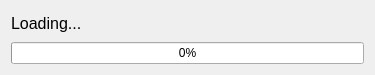
<?xml version="1.0" encoding="UTF-8"?>
<ui version="4.0">
 <class>dialogProcessing</class>
 <widget class="QDialog" name="dialogProcessing">
  <property name="geometry">
   <rect>
    <x>0</x>
    <y>0</y>
    <width>375</width>
    <height>75</height>
   </rect>
  </property>
  <property name="sizePolicy">
   <sizepolicy hsizetype="Fixed" vsizetype="Fixed">
    <horstretch>0</horstretch>
    <verstretch>0</verstretch>
   </sizepolicy>
  </property>
  <property name="minimumSize">
   <size>
    <width>300</width>
    <height>75</height>
   </size>
  </property>
  <property name="windowTitle">
   <string>eyeplus | Please Wait</string>
  </property>
  <layout class="QVBoxLayout" name="verticalLayout">
   <item>
    <widget class="QLabel" name="labelProcessing">
     <property name="font">
      <font>
       <pointsize>12</pointsize>
      </font>
     </property>
     <property name="text">
      <string>Loading...</string>
     </property>
     <property name="textFormat">
      <enum>Qt::PlainText</enum>
     </property>
    </widget>
   </item>
   <item>
    <widget class="QProgressBar" name="progressBarProcessing">
     <property name="value">
      <number>0</number>
     </property>
    </widget>
   </item>
  </layout>
 </widget>
 <resources/>
 <connections/>
</ui>
